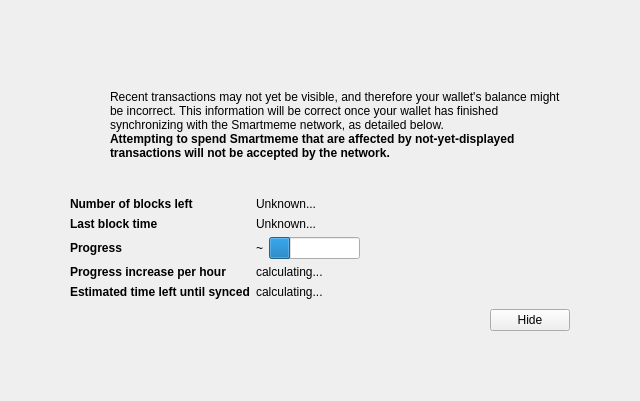
<?xml version="1.0" encoding="UTF-8"?>
<ui version="4.0">
 <class>ModalOverlay</class>
 <widget class="ModalOverlay" name="ModalOverlay">
  <property name="geometry">
   <rect>
    <x>0</x>
    <y>0</y>
    <width>640</width>
    <height>401</height>
   </rect>
  </property>
  <property name="windowTitle">
   <string>Form</string>
  </property>
  <layout class="QVBoxLayout" name="verticalLayout" stretch="0">
   <property name="sizeConstraint">
    <enum>QLayout::SetDefaultConstraint</enum>
   </property>
   <property name="leftMargin">
    <number>0</number>
   </property>
   <property name="topMargin">
    <number>0</number>
   </property>
   <property name="rightMargin">
    <number>0</number>
   </property>
   <property name="bottomMargin">
    <number>0</number>
   </property>
   <item>
    <widget class="QWidget" name="bgWidget" native="true">
     <property name="styleSheet">
      <string notr="true"/>
     </property>
     <layout class="QVBoxLayout" name="verticalLayoutMain" stretch="0">
      <property name="leftMargin">
       <number>60</number>
      </property>
      <property name="topMargin">
       <number>60</number>
      </property>
      <property name="rightMargin">
       <number>60</number>
      </property>
      <property name="bottomMargin">
       <number>60</number>
      </property>
      <item>
       <widget class="QWidget" name="contentWidget" native="true">
        <property name="styleSheet">
         <string notr="true"/>
        </property>
        <layout class="QVBoxLayout" name="verticalLayoutSub" stretch="1,0,0,0,0">
         <property name="spacing">
          <number>0</number>
         </property>
         <property name="leftMargin">
          <number>10</number>
         </property>
         <property name="topMargin">
          <number>10</number>
         </property>
         <property name="rightMargin">
          <number>10</number>
         </property>
         <property name="bottomMargin">
          <number>10</number>
         </property>
         <item>
          <layout class="QHBoxLayout" name="horizontalLayoutIconText" stretch="0,1">
           <property name="topMargin">
            <number>20</number>
           </property>
           <item>
            <layout class="QVBoxLayout" name="verticalLayoutIcon">
             <property name="leftMargin">
              <number>0</number>
             </property>
             <item>
              <widget class="QPushButton" name="warningIcon">
               <property name="enabled">
                <bool>false</bool>
               </property>
               <property name="text">
                <string/>
               </property>
               <property name="icon">
                <iconset>
                 <normaloff>:/icons/warning</normaloff>
                 <disabledoff>:/icons/warning</disabledoff>:/icons/warning</iconset>
               </property>
               <property name="iconSize">
                <size>
                 <width>48</width>
                 <height>48</height>
                </size>
               </property>
               <property name="flat">
                <bool>true</bool>
               </property>
              </widget>
             </item>
             <item>
              <spacer name="verticalSpacerWarningIcon">
               <property name="orientation">
                <enum>Qt::Vertical</enum>
               </property>
               <property name="sizeHint" stdset="0">
                <size>
                 <width>20</width>
                 <height>40</height>
                </size>
               </property>
              </spacer>
             </item>
            </layout>
           </item>
           <item>
            <layout class="QVBoxLayout" name="verticalLayoutInfoText">
             <property name="leftMargin">
              <number>0</number>
             </property>
             <property name="topMargin">
              <number>0</number>
             </property>
             <item>
              <widget class="QLabel" name="infoText">
               <property name="text">
                <string>Recent transactions may not yet be visible, and therefore your wallet's balance might be incorrect. This information will be correct once your wallet has finished synchronizing with the Smartmeme network, as detailed below.</string>
               </property>
               <property name="textFormat">
                <enum>Qt::RichText</enum>
               </property>
               <property name="wordWrap">
                <bool>true</bool>
               </property>
              </widget>
             </item>
             <item>
              <widget class="QLabel" name="infoTextStrong">
               <property name="font">
                <font>
                 <weight>75</weight>
                 <bold>true</bold>
                </font>
               </property>
               <property name="text">
                <string>Attempting to spend Smartmeme that are affected by not-yet-displayed transactions will not be accepted by the network.</string>
               </property>
               <property name="textFormat">
                <enum>Qt::RichText</enum>
               </property>
               <property name="wordWrap">
                <bool>true</bool>
               </property>
              </widget>
             </item>
             <item>
              <spacer name="verticalSpacerInTextSpace">
               <property name="orientation">
                <enum>Qt::Vertical</enum>
               </property>
               <property name="sizeHint" stdset="0">
                <size>
                 <width>20</width>
                 <height>40</height>
                </size>
               </property>
              </spacer>
             </item>
            </layout>
           </item>
          </layout>
         </item>
         <item>
          <spacer name="verticalSpacerAfterText">
           <property name="orientation">
            <enum>Qt::Vertical</enum>
           </property>
           <property name="sizeHint" stdset="0">
            <size>
             <width>20</width>
             <height>40</height>
            </size>
           </property>
          </spacer>
         </item>
         <item>
          <layout class="QFormLayout" name="formLayout">
           <property name="fieldGrowthPolicy">
            <enum>QFormLayout::FieldsStayAtSizeHint</enum>
           </property>
           <property name="horizontalSpacing">
            <number>6</number>
           </property>
           <property name="verticalSpacing">
            <number>6</number>
           </property>
           <property name="topMargin">
            <number>10</number>
           </property>
           <item row="0" column="0">
            <widget class="QLabel" name="labelNumberOfBlocksLeft">
             <property name="font">
              <font>
               <weight>75</weight>
               <bold>true</bold>
              </font>
             </property>
             <property name="text">
              <string>Number of blocks left</string>
             </property>
            </widget>
           </item>
           <item row="0" column="1">
            <widget class="QLabel" name="numberOfBlocksLeft">
             <property name="text">
              <string>Unknown...</string>
             </property>
            </widget>
           </item>
           <item row="1" column="0">
            <widget class="QLabel" name="labelLastBlockTime">
             <property name="font">
              <font>
               <weight>75</weight>
               <bold>true</bold>
              </font>
             </property>
             <property name="text">
              <string>Last block time</string>
             </property>
            </widget>
           </item>
           <item row="1" column="1">
            <widget class="QLabel" name="newestBlockDate">
             <property name="sizePolicy">
              <sizepolicy hsizetype="Maximum" vsizetype="Preferred">
               <horstretch>0</horstretch>
               <verstretch>0</verstretch>
              </sizepolicy>
             </property>
             <property name="text">
              <string>Unknown...</string>
             </property>
            </widget>
           </item>
           <item row="2" column="0">
            <widget class="QLabel" name="labelSyncDone">
             <property name="font">
              <font>
               <weight>75</weight>
               <bold>true</bold>
              </font>
             </property>
             <property name="text">
              <string>Progress</string>
             </property>
            </widget>
           </item>
           <item row="2" column="1">
            <layout class="QHBoxLayout" name="horizontalLayoutSync" stretch="0,1">
             <item>
              <widget class="QLabel" name="percentageProgress">
               <property name="text">
                <string notr="true">~</string>
               </property>
              </widget>
             </item>
             <item>
              <widget class="QProgressBar" name="progressBar">
               <property name="value">
                <number>24</number>
               </property>
               <property name="format">
                <string/>
               </property>
              </widget>
             </item>
            </layout>
           </item>
           <item row="4" column="0">
            <widget class="QLabel" name="labelProgressIncrease">
             <property name="font">
              <font>
               <weight>75</weight>
               <bold>true</bold>
              </font>
             </property>
             <property name="text">
              <string>Progress increase per hour</string>
             </property>
            </widget>
           </item>
           <item row="4" column="1">
            <widget class="QLabel" name="progressIncreasePerH">
             <property name="text">
              <string>calculating...</string>
             </property>
            </widget>
           </item>
           <item row="5" column="0">
            <widget class="QLabel" name="labelEstimatedTimeLeft">
             <property name="font">
              <font>
               <weight>75</weight>
               <bold>true</bold>
              </font>
             </property>
             <property name="text">
              <string>Estimated time left until synced</string>
             </property>
            </widget>
           </item>
           <item row="5" column="1">
            <widget class="QLabel" name="expectedTimeLeft">
             <property name="text">
              <string>calculating...</string>
             </property>
            </widget>
           </item>
          </layout>
         </item>
         <item>
          <layout class="QHBoxLayout" name="horizontalLayoutButtons">
           <property name="leftMargin">
            <number>10</number>
           </property>
           <property name="topMargin">
            <number>10</number>
           </property>
           <item>
            <spacer name="horizontalSpacer">
             <property name="orientation">
              <enum>Qt::Horizontal</enum>
             </property>
             <property name="sizeHint" stdset="0">
              <size>
               <width>40</width>
               <height>20</height>
              </size>
             </property>
            </spacer>
           </item>
           <item>
            <widget class="QPushButton" name="closeButton">
             <property name="text">
              <string>Hide</string>
             </property>
            </widget>
           </item>
          </layout>
         </item>
         <item>
          <layout class="QVBoxLayout" name="verticalLayout_2">
           <item>
            <spacer name="verticalSpacer">
             <property name="orientation">
              <enum>Qt::Vertical</enum>
             </property>
             <property name="sizeHint" stdset="0">
              <size>
               <width>20</width>
               <height>40</height>
              </size>
             </property>
            </spacer>
           </item>
          </layout>
         </item>
        </layout>
       </widget>
      </item>
     </layout>
    </widget>
   </item>
  </layout>
 </widget>
 <customwidgets>
  <customwidget>
   <class>ModalOverlay</class>
   <extends>QWidget</extends>
   <header>modaloverlay.h</header>
   <container>1</container>
  </customwidget>
 </customwidgets>
 <resources/>
 <connections/>
</ui>
